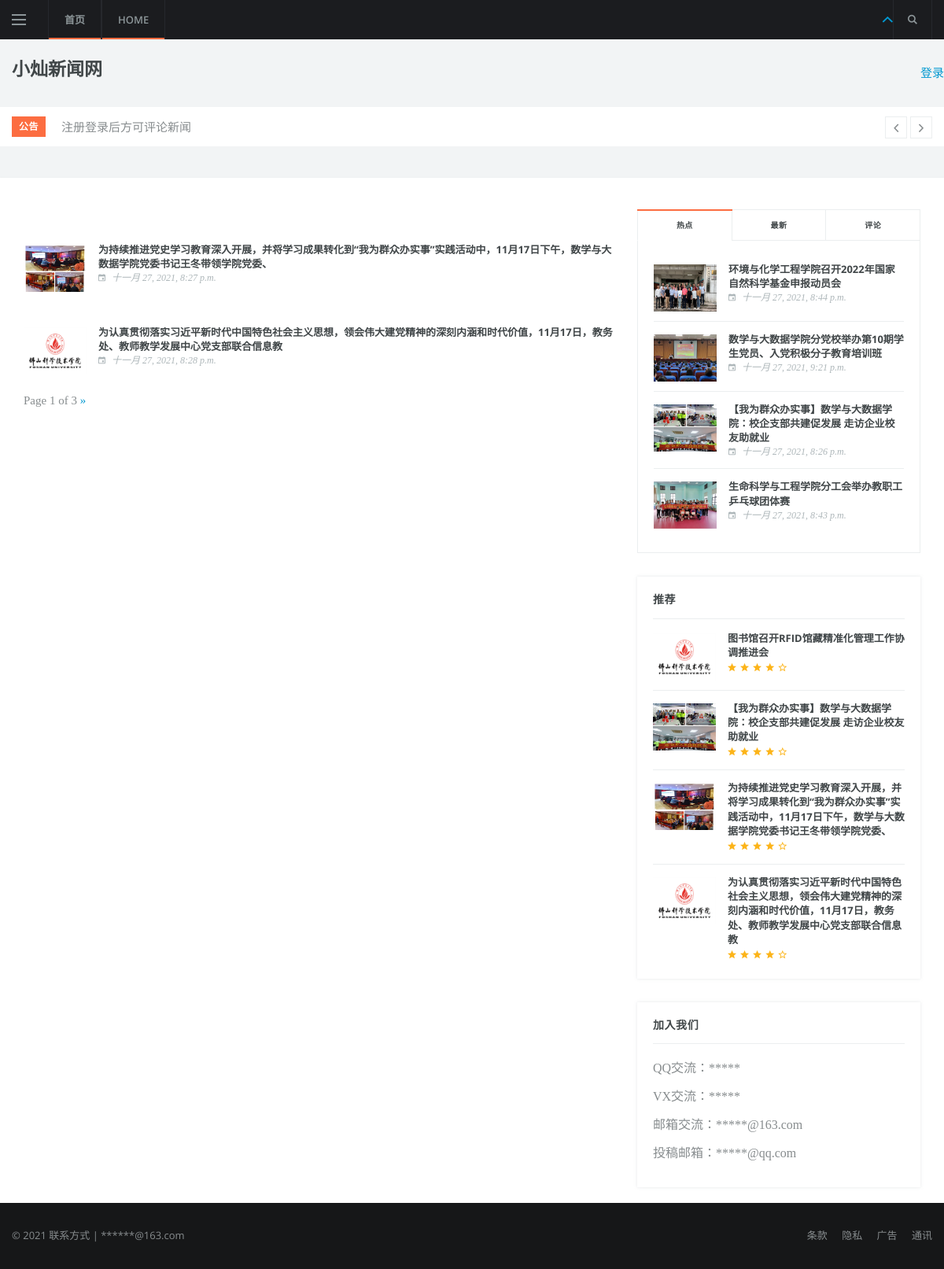
The page /daohang/党务工作/ on the database its author committed.
### new/models.py (models this page shows, shortened)
class news(models.Model):
    title = models.CharField('标题', max_length=70)
    excerpt = models.TextField('摘要', max_length=200, blank=True)
    category = models.ForeignKey(Category, on_delete=models.DO_NOTHING, verbose_name='分类', blank=True, null=True)
    tags = models.ManyToManyField(Tag, verbose_name='标签', blank=True)
    img = models.ImageField(upload_to='article_img/%Y/%m/%d/', verbose_name='封面图片', blank=True, null=True)
    content = RichTextUploadingField(verbose_name='正文')
    user = models.ForeignKey(User, on_delete=models.CASCADE, verbose_name='作者')
    tui = models.ForeignKey(Tui, on_delete=models.DO_NOTHING, verbose_name='推荐位', blank=True, null=True)
    views = models.PositiveIntegerField('阅读量', default=0)
    created_time = models.DateTimeField('发布时间', auto_now_add=True)
    modified_time = models.DateTimeField('修改时间', auto_now=True)
    class Meta:
        verbose_name = '文章详情'
        verbose_name_plural = '文章管理'

### new/views.py (the view)
# urls.py: path('daohang/<str:class_name>/', views.news_show, name='news_show'),
def news_show(request, class_name):
    try:
        redian = news.objects.order_by('-views')[:4]
        zuixin = news.objects.order_by('-created_time')[:4]
        pinglun = Comment.objects.order_by('-created')[:4]
        tuijian = news.objects.order_by('tui')[:4]
        class_name = news.objects.filter(category__name=class_name)
        paginator = Paginator(class_name, 2)
        page = request.GET.get('page')
        try:
            contacts = paginator.page(page)
        except PageNotAnInteger:
            contacts = paginator.page(1)
        except EmptyPage:
            contacts = paginator.page(paginator.num_pages)
        return render(request, 'news/show.html', {'redian' :redian,
        'zuixin' :zuixin,
        'pinglun' :pinglun,
        'tuijian' :tuijian,
        'contacts' :contacts})
    except:
        return HttpResponse("news_show没有找到数据！!")

### templates/news/show.html (shortened to what this page needs)
{% extends "base.html" %} {% load static %}
{% block content %}
<div class="main-container container mt-40" id="main-container">
    <div class="row">
        <div class="col-lg-8 blog__content mb-30">
        	{% for new in contacts %}
        		<br>
        		<br>
				<article class="post-list-small__entry clearfix">
                    <div class="post-list-small__img-holder">
                        <div class="thumb-container thumb-75">
                            <a href="{% url 'news:news_detail' new.id %}">
                                <img data-src="/media/{{new.img}}"
                                     src="/media/{{new.img}}" alt="" class=" lazyload">
                            </a>
                        </div>
                    </div>
                    <div class="post-list-small__body">
                        <h3 class="post-list-small__entry-title">
                            <a href="{% url 'news:news_detail' new.id %}">{{new.title}}</a>
                        </h3>
                        <ul class="entry__meta">
                            <li class="entry__meta-date">
                                <i class="ui-date"></i>
                                {{new.modified_time}}
                            </li>
                        </ul>
                    </div>
                </article>
            {% endfor %}
            <br>
            <div >
			    <span >
			 		 Page {{ contacts.number }} of {{ contacts.paginator.num_pages }}
			        <span >
			        {% if contacts.has_next %}
			            <a href="?page={{ contacts.next_page_number }}">&raquo;</a>
			        {% endif %}
			        </span>
			    </span>
			</div>
        </div>
        <aside class="col-lg-4 sidebar sidebar--right">
            <div class="widget widget-tabpost">
                <div class="tabs widget-tabpost__tabs">
                    <ul class="tabs__list widget-tabpost__tabs-list">
                        <li class="tabs__item widget-tabpost__tabs-item tabs__item--active">
                            <a href="#tab-trending" class="tabs__url tabs__trigger widget-tabpost__tabs-url">热点</a>
                        </li>
                        <li class="tabs__item widget-tabpost__tabs-item">
                            <a href="#tab-latest"
                               class="tabs__url tabs__trigger widget-tabpost__tabs-url">最新</a>
                        </li>
                        <li class="tabs__item widget-tabpost__tabs-item">
                            <a href="#tab-comments" class="tabs__url tabs__trigger widget-tabpost__tabs-url">评论</a>
                        </li>
                    </ul>
                    <div class="tabs__content tabs__content-trigger widget-tabpost__tabs-content">
                        <div class="tabs__content-pane tabs__content-pane--active" id="tab-trending">
                            <ul class="post-list-small">
                                {% for new in redian %}
                                <li class="post-list-small__item">
                                    <article class="post-list-small__entry clearfix">
                                        <div class="post-list-small__img-holder">
                                            <div class="thumb-container thumb-75">
                                                <a href="{% url 'news:news_detail' new.id %}">
                                                    <img data-src="/media/{{new.img}}"
                                                         src="/media/{{new.img}}" alt="" class=" lazyload">
                                                </a>
                                            </div>
                                        </div>
                                        <div class="post-list-small__body">
                                            <h3 class="post-list-small__entry-title">
                                                <a href="{% url 'news:news_detail' new.id %}">{{new.title}}</a>
                                            </h3>
                                            <ul class="entry__meta">
                                                <li class="entry__meta-date">
                                                    <i class="ui-date"></i>
                                                    {{new.modified_time}}
                                                </li>
                                            </ul>
                                        </div>
                                    </article>
                                </li>
                                {% endfor %}
                            </ul>
                        </div>
                    </div>
                </div>
            </div>
            <div class="widget widget-reviews">
                <h4 class="widget-title">推荐</h4>
                <ul class="post-list-small">
                    {% for new in tuijian%}
                    <li class="post-list-small__item">
                        <article class="post-list-small__entry clearfix">
                            <div class="post-list-small__img-holder">
                                <div class="thumb-container thumb-75">
                                    <a href="{% url 'news:news_detail' new.id %}">
                                        <img data-src="/media/{{new.img}}"
                                             src="/media/{{new.img}}" alt="" class=" lazyload">
                                    </a>
                                </div>
                            </div>
                            <div class="post-list-small__body">
                                <h3 class="post-list-small__entry-title">
                                    <a href="{% url 'news:news_detail' new.id %}">{{new.title}}</a>
                                </h3>
                                <ul class="entry__meta">
                                    <li class="entry__meta-rating">
                                        <i class="ui-star"></i>
                                        <i class="ui-star"></i>
                                        <i class="ui-star"></i>
                                        <i class="ui-star"></i>
                                        <i class="ui-star-outline"></i>
                                    </li>
                                </ul>
                            </div>
                        </article>
                    </li>
                    {% endfor %}
                </ul>
            </div>
            <div class="widget">
                <h4 class="widget-title">加入我们</h4>
                <div class="tweets-container">
                    <div id="tweets">
                        <p>QQ交流：*****</p>
                        <p>VX交流：*****</p>
                        <p>邮箱交流：*****@163.com</p>
                        <p>投稿邮箱：*****@qq.com</p>
                    </div>
                </div>
            </div>
        </aside>
    </div>
</div>
{% endblock content %}

### rows shown on the page
news: img (picture), title "为持续推进党史学习教育深入开展，并将学习成果转化到“我为群众办实事”实践活动中，11月17日下午，数学与大数据学院党委书记王冬带领学院党委、", modified_time "十一月 27, 2021, 8:27 p.m."
news: img (picture), title "为认真贯彻落实习近平新时代中国特色社会主义思想，领会伟大建党精神的深刻内涵和时代价值，11月17日，教务处、教师教学发展中心党支部联合信息教", modified_time "十一月 27, 2021, 8:28 p.m."
news: img (picture), title "环境与化学工程学院召开2022年国家自然科学基金申报动员会", modified_time "十一月 27, 2021, 8:44 p.m."
news: img (picture), title "数学与大数据学院分党校举办第10期学生党员、入党积极分子教育培训班", modified_time "十一月 27, 2021, 9:21 p.m."
news: img (picture), title "【我为群众办实事】数学与大数据学院：校企支部共建促发展 走访企业校友助就业", modified_time "十一月 27, 2021, 8:26 p.m."
news: img (picture), title "生命科学与工程学院分工会举办教职工乒乓球团体赛", modified_time "十一月 27, 2021, 8:43 p.m."
news: img (placeholder picture), title "图书馆召开RFID馆藏精准化管理工作协调推进会"

### other values the page prints
{{ contacts.number }} "1"
{{ contacts.paginator.num_pages }} "3"
